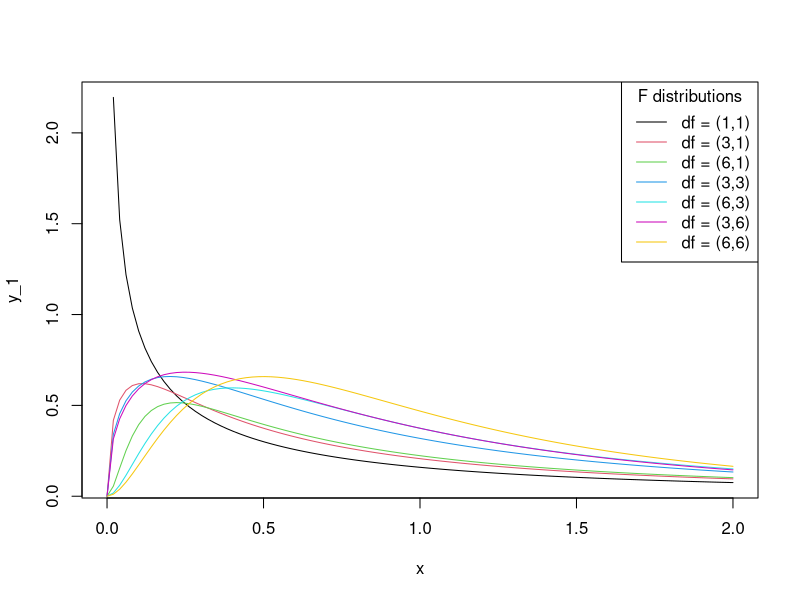

Recreate this plot in R.
# Create the vector x
x <- seq(from = 0, to = 2, length = 100)

# Simulate the F-distributions
y_1 <- df(x, 1, 1)
y_2 <- df(x, 3, 1)
y_3 <- df(x, 6, 1)
y_4 <- df(x, 3, 3)
y_5 <- df(x, 6, 3)
y_6 <- df(x, 3, 6)
y_7 <- df(x, 6, 6)

# Plot the F-distributions
plot(x, y_1, col = 1, "l")

lines(x, y_2, col = 2, "l")
lines(x, y_3, col = 3, "l")
lines(x, y_4, col = 4, "l")
lines(x, y_5, col = 5, "l")
lines(x, y_6, col = 6, "l")
lines(x, y_7, col = 7, "l")

# Add the legend
legend("topright", c("df = (1,1)", "df = (3,1)", "df = (6,1)", 
"df = (3,3)", "df = (6,3)", "df = (3,6)", "df = (6,6)"), title = "F distributions", col = c(1,2,3,4,5,6,7), lty = 1)
